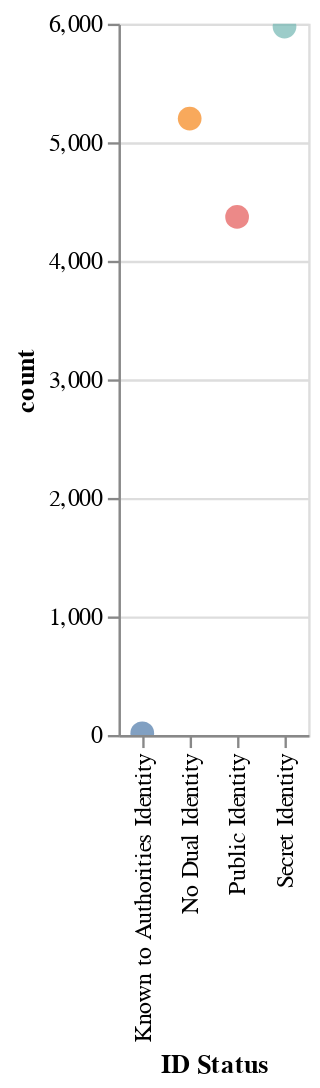

Notebook source saved alongside this figure:
### Code cell
# visualize data with altair
## visualize number of ID Status type characters

ID_Status = pd.DataFrame(marvel_df['ID Status'].value_counts().reset_index().sort_values(by=['count'], ascending=False))
print(ID_Status)

alt.Chart(ID_Status).mark_circle(size=100).encode(
    x='ID Status',
    y='count',
    color = alt.Color('ID Status:N', legend=None),
    tooltip=['ID Status', 'count']
).interactive()

### Figure 1 — Vega-Lite specification as saved in the notebook (floating-point values rounded to 4 significant figures)
{"config": {"view": {"continuousWidth": 300, "continuousHeight": 300}}, "data": {"name": "data-910ce41b7ca27ece12d5f523c35d87bf"}, "mark": {"type": "circle", "size": 100}, "encoding": {"color": {"field": "ID Status", "legend": null, "type": "nominal"}, "tooltip": [{"field": "ID Status", "type": "nominal"}, {"field": "count", "type": "quantitative"}], "x": {"field": "ID Status", "type": "nominal"}, "y": {"field": "count", "type": "quantitative"}}, "params": [{"name": "param_5", "select": {"type": "interval", "encodings": ["x", "y"]}, "bind": "scales"}], "$schema": "https://vega.github.io/schema/vega-lite/v5.20.1.json", "datasets": {"data-910ce41b7ca27ece12d5f523c35d87bf": [{"ID Status": "Secret Identity", "count": 5976}, {"ID Status": "No Dual Identity", "count": 5200}, {"ID Status": "Public Identity", "count": 4370}, {"ID Status": "Known to Authorities Identity", "count": 15}]}}
